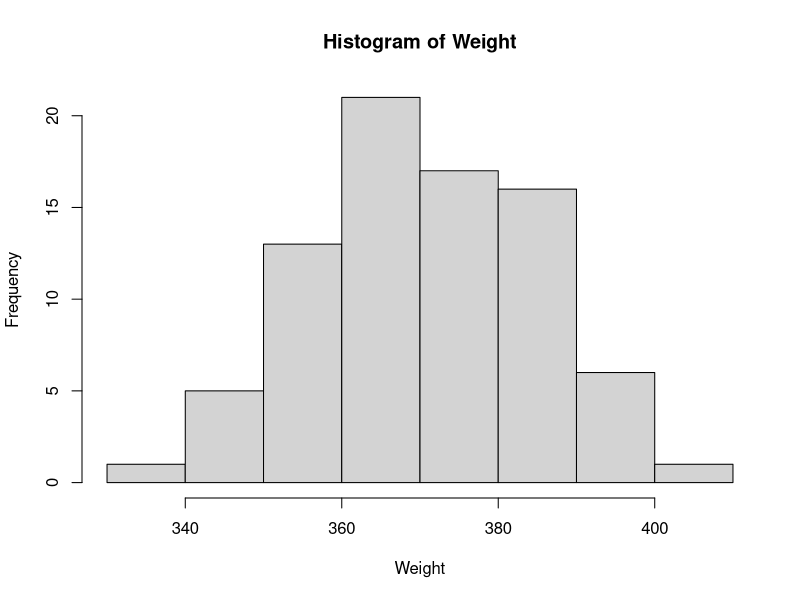
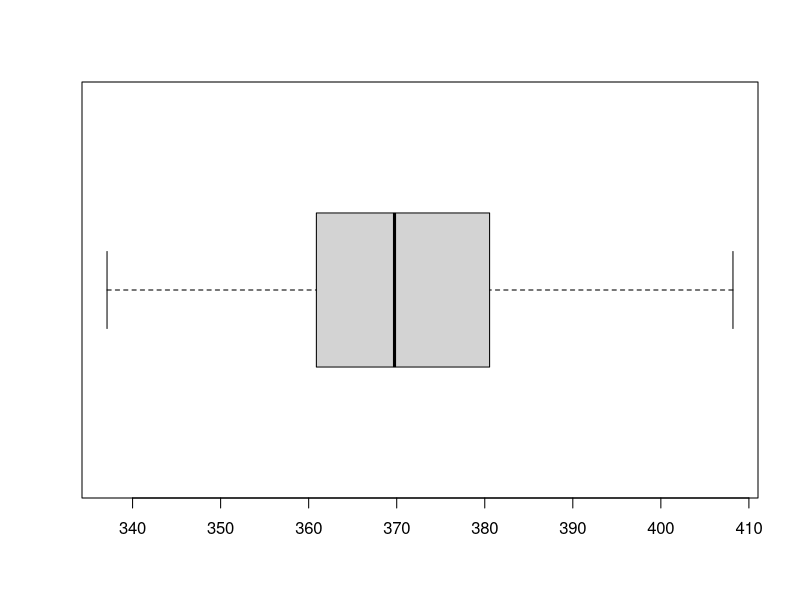
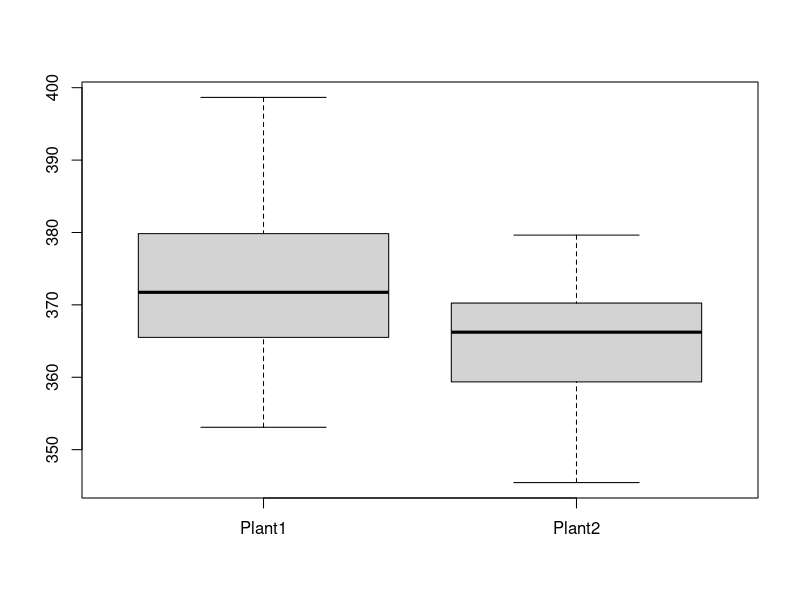

The R script that drew these images, in order:
oxford <- read.csv("Oxford.csv")

attach(oxford)

hist(Weight)

boxplot(Weight, horizontal = T)

t.test(Weight, mu = 368, alternative = "greater")

detach(oxford)

CCACC <- read.csv("MoreOnCheaters.csv")

attach(CCACC)

boxplot(CCACC)

t.test(Plant1, Plant2)

detach(CCACC)